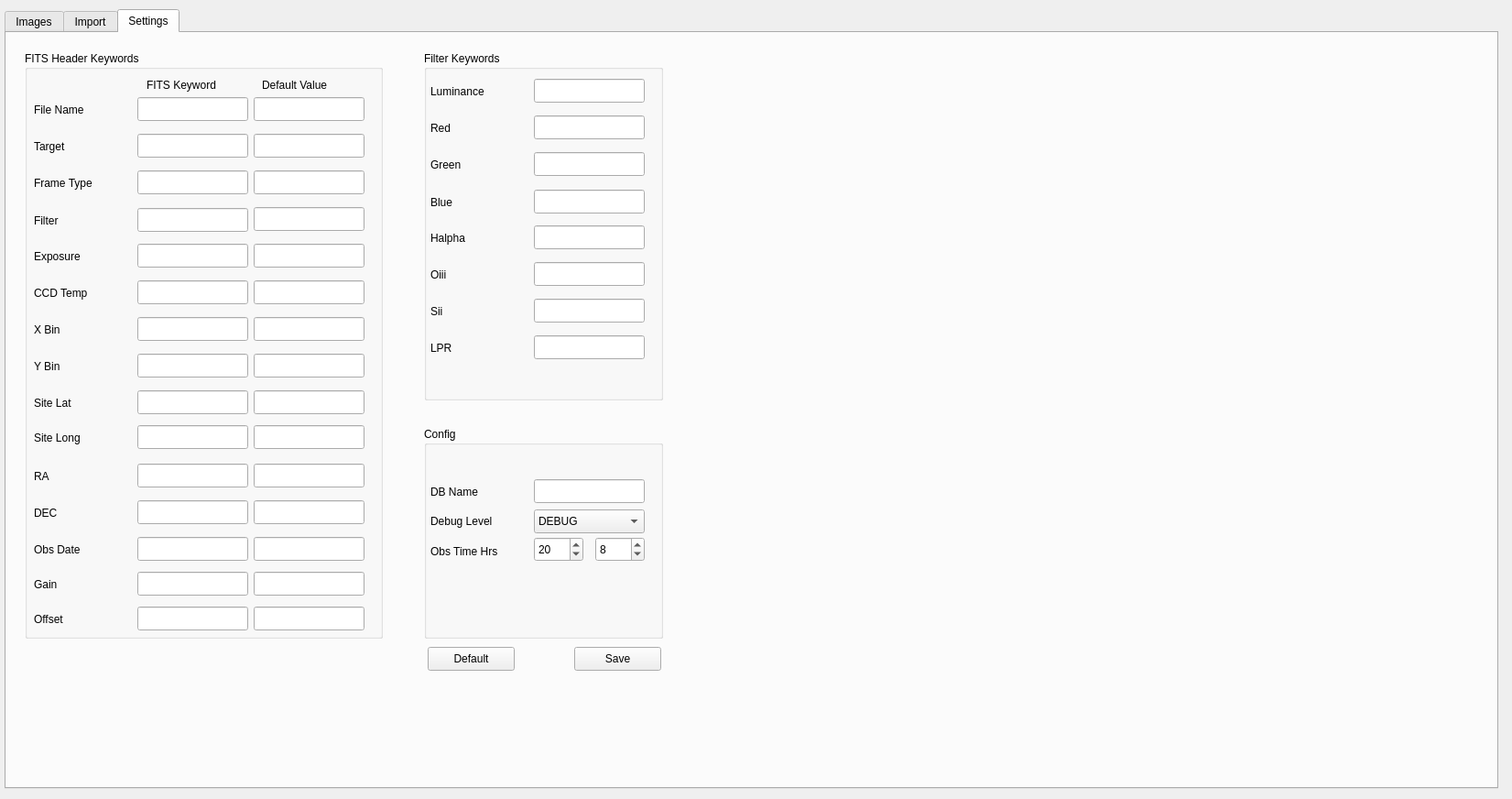
<?xml version="1.0" encoding="UTF-8"?>
<ui version="4.0">
 <class>Dialog</class>
 <widget class="QDialog" name="Dialog">
  <property name="geometry">
   <rect>
    <x>0</x>
    <y>0</y>
    <width>1651</width>
    <height>872</height>
   </rect>
  </property>
  <property name="sizePolicy">
   <sizepolicy hsizetype="Fixed" vsizetype="Fixed">
    <horstretch>2</horstretch>
    <verstretch>0</verstretch>
   </sizepolicy>
  </property>
  <property name="minimumSize">
   <size>
    <width>1651</width>
    <height>872</height>
   </size>
  </property>
  <property name="maximumSize">
   <size>
    <width>1651</width>
    <height>872</height>
   </size>
  </property>
  <property name="windowTitle">
   <string>Dialog</string>
  </property>
  <property name="sizeGripEnabled">
   <bool>false</bool>
  </property>
  <widget class="QTabWidget" name="tabWidget">
   <property name="geometry">
    <rect>
     <x>5</x>
     <y>10</y>
     <width>1631</width>
     <height>851</height>
    </rect>
   </property>
   <property name="currentIndex">
    <number>2</number>
   </property>
   <widget class="QWidget" name="tabImages">
    <attribute name="title">
     <string>Images</string>
    </attribute>
    <widget class="QPushButton" name="pushButtonGraph">
     <property name="geometry">
      <rect>
       <x>1130</x>
       <y>40</y>
       <width>95</width>
       <height>26</height>
      </rect>
     </property>
     <property name="text">
      <string>Charts</string>
     </property>
    </widget>
    <widget class="QTableView" name="tableViewImages">
     <property name="geometry">
      <rect>
       <x>10</x>
       <y>80</y>
       <width>1611</width>
       <height>701</height>
      </rect>
     </property>
    </widget>
    <widget class="QLineEdit" name="lineEditTarget">
     <property name="geometry">
      <rect>
       <x>72</x>
       <y>11</y>
       <width>91</width>
       <height>26</height>
      </rect>
     </property>
    </widget>
    <widget class="QLabel" name="labelTarget">
     <property name="geometry">
      <rect>
       <x>13</x>
       <y>15</y>
       <width>61</width>
       <height>18</height>
      </rect>
     </property>
     <property name="text">
      <string>Target</string>
     </property>
    </widget>
    <widget class="QLabel" name="labelFilter">
     <property name="geometry">
      <rect>
       <x>14</x>
       <y>43</y>
       <width>51</width>
       <height>18</height>
      </rect>
     </property>
     <property name="text">
      <string>Filter</string>
     </property>
    </widget>
    <widget class="QLineEdit" name="lineEditFilter">
     <property name="geometry">
      <rect>
       <x>72</x>
       <y>40</y>
       <width>91</width>
       <height>26</height>
      </rect>
     </property>
    </widget>
    <widget class="QLabel" name="labelFrame">
     <property name="geometry">
      <rect>
       <x>192</x>
       <y>14</y>
       <width>74</width>
       <height>18</height>
      </rect>
     </property>
     <property name="text">
      <string>Frame</string>
     </property>
    </widget>
    <widget class="QLabel" name="labelExposure">
     <property name="geometry">
      <rect>
       <x>192</x>
       <y>43</y>
       <width>74</width>
       <height>18</height>
      </rect>
     </property>
     <property name="text">
      <string>Exposure</string>
     </property>
    </widget>
    <widget class="QLineEdit" name="lineEditFrame">
     <property name="geometry">
      <rect>
       <x>265</x>
       <y>10</y>
       <width>91</width>
       <height>26</height>
      </rect>
     </property>
    </widget>
    <widget class="QLineEdit" name="lineEditExposure">
     <property name="geometry">
      <rect>
       <x>305</x>
       <y>39</y>
       <width>50</width>
       <height>26</height>
      </rect>
     </property>
    </widget>
    <widget class="QComboBox" name="comboBoxExposure">
     <property name="geometry">
      <rect>
       <x>265</x>
       <y>39</y>
       <width>40</width>
       <height>26</height>
      </rect>
     </property>
     <item>
      <property name="text">
       <string>=</string>
      </property>
     </item>
     <item>
      <property name="text">
       <string>&lt;</string>
      </property>
     </item>
     <item>
      <property name="text">
       <string>&gt;</string>
      </property>
     </item>
    </widget>
    <widget class="QLabel" name="labelAlt">
     <property name="geometry">
      <rect>
       <x>384</x>
       <y>43</y>
       <width>31</width>
       <height>20</height>
      </rect>
     </property>
     <property name="text">
      <string>ALT</string>
     </property>
    </widget>
    <widget class="QLabel" name="labelAz">
     <property name="geometry">
      <rect>
       <x>384</x>
       <y>13</y>
       <width>31</width>
       <height>20</height>
      </rect>
     </property>
     <property name="text">
      <string>AZ</string>
     </property>
    </widget>
    <widget class="QComboBox" name="comboBoxAz">
     <property name="geometry">
      <rect>
       <x>415</x>
       <y>10</y>
       <width>40</width>
       <height>26</height>
      </rect>
     </property>
     <item>
      <property name="text">
       <string>=</string>
      </property>
     </item>
     <item>
      <property name="text">
       <string>&lt;</string>
      </property>
     </item>
     <item>
      <property name="text">
       <string>&gt;</string>
      </property>
     </item>
    </widget>
    <widget class="QLineEdit" name="lineEditAz">
     <property name="geometry">
      <rect>
       <x>455</x>
       <y>10</y>
       <width>50</width>
       <height>26</height>
      </rect>
     </property>
    </widget>
    <widget class="QLineEdit" name="lineEditAlt">
     <property name="geometry">
      <rect>
       <x>455</x>
       <y>39</y>
       <width>50</width>
       <height>26</height>
      </rect>
     </property>
    </widget>
    <widget class="QComboBox" name="comboBoxAlt">
     <property name="geometry">
      <rect>
       <x>415</x>
       <y>39</y>
       <width>40</width>
       <height>26</height>
      </rect>
     </property>
     <item>
      <property name="text">
       <string>=</string>
      </property>
     </item>
     <item>
      <property name="text">
       <string>&lt;</string>
      </property>
     </item>
     <item>
      <property name="text">
       <string>&gt;</string>
      </property>
     </item>
    </widget>
    <widget class="QLabel" name="labelEccentricity">
     <property name="geometry">
      <rect>
       <x>530</x>
       <y>42</y>
       <width>51</width>
       <height>20</height>
      </rect>
     </property>
     <property name="text">
      <string>Eccent</string>
     </property>
    </widget>
    <widget class="QComboBox" name="comboBoxFwhm">
     <property name="geometry">
      <rect>
       <x>582</x>
       <y>9</y>
       <width>40</width>
       <height>26</height>
      </rect>
     </property>
     <item>
      <property name="text">
       <string>=</string>
      </property>
     </item>
     <item>
      <property name="text">
       <string>&lt;</string>
      </property>
     </item>
     <item>
      <property name="text">
       <string>&gt;</string>
      </property>
     </item>
    </widget>
    <widget class="QComboBox" name="comboBoxEccentricity">
     <property name="geometry">
      <rect>
       <x>582</x>
       <y>38</y>
       <width>40</width>
       <height>26</height>
      </rect>
     </property>
     <item>
      <property name="text">
       <string>=</string>
      </property>
     </item>
     <item>
      <property name="text">
       <string>&lt;</string>
      </property>
     </item>
     <item>
      <property name="text">
       <string>&gt;</string>
      </property>
     </item>
    </widget>
    <widget class="QLabel" name="labelFwhm">
     <property name="geometry">
      <rect>
       <x>530</x>
       <y>12</y>
       <width>51</width>
       <height>20</height>
      </rect>
     </property>
     <property name="text">
      <string>FWHM</string>
     </property>
    </widget>
    <widget class="QLabel" name="labelNoise">
     <property name="geometry">
      <rect>
       <x>710</x>
       <y>42</y>
       <width>51</width>
       <height>20</height>
      </rect>
     </property>
     <property name="text">
      <string>Noise</string>
     </property>
    </widget>
    <widget class="QComboBox" name="comboBoxSnrweight">
     <property name="geometry">
      <rect>
       <x>760</x>
       <y>9</y>
       <width>40</width>
       <height>26</height>
      </rect>
     </property>
     <item>
      <property name="text">
       <string>=</string>
      </property>
     </item>
     <item>
      <property name="text">
       <string>&lt;</string>
      </property>
     </item>
     <item>
      <property name="text">
       <string>&gt;</string>
      </property>
     </item>
    </widget>
    <widget class="QComboBox" name="comboBoxNoise">
     <property name="geometry">
      <rect>
       <x>760</x>
       <y>38</y>
       <width>40</width>
       <height>26</height>
      </rect>
     </property>
     <item>
      <property name="text">
       <string>=</string>
      </property>
     </item>
     <item>
      <property name="text">
       <string>&lt;</string>
      </property>
     </item>
     <item>
      <property name="text">
       <string>&gt;</string>
      </property>
     </item>
    </widget>
    <widget class="QLabel" name="labelSnrweight">
     <property name="geometry">
      <rect>
       <x>710</x>
       <y>12</y>
       <width>51</width>
       <height>20</height>
      </rect>
     </property>
     <property name="text">
      <string>SNR</string>
     </property>
    </widget>
    <widget class="QLabel" name="labelStartDate">
     <property name="geometry">
      <rect>
       <x>891</x>
       <y>15</y>
       <width>51</width>
       <height>18</height>
      </rect>
     </property>
     <property name="text">
      <string>Start</string>
     </property>
    </widget>
    <widget class="QLabel" name="labelEndDate">
     <property name="geometry">
      <rect>
       <x>891</x>
       <y>44</y>
       <width>51</width>
       <height>18</height>
      </rect>
     </property>
     <property name="text">
      <string>End</string>
     </property>
    </widget>
    <widget class="QDoubleSpinBox" name="doubleSpinBoxNoise">
     <property name="geometry">
      <rect>
       <x>802</x>
       <y>37</y>
       <width>60</width>
       <height>28</height>
      </rect>
     </property>
    </widget>
    <widget class="QDoubleSpinBox" name="doubleSpinBoxSnrweight">
     <property name="geometry">
      <rect>
       <x>802</x>
       <y>8</y>
       <width>60</width>
       <height>28</height>
      </rect>
     </property>
    </widget>
    <widget class="QDoubleSpinBox" name="doubleSpinBoxFwhm">
     <property name="geometry">
      <rect>
       <x>625</x>
       <y>8</y>
       <width>60</width>
       <height>28</height>
      </rect>
     </property>
    </widget>
    <widget class="QDoubleSpinBox" name="doubleSpinBoxEccentricity">
     <property name="geometry">
      <rect>
       <x>625</x>
       <y>37</y>
       <width>60</width>
       <height>28</height>
      </rect>
     </property>
    </widget>
    <widget class="QLineEdit" name="lineEditMeanNoise">
     <property name="geometry">
      <rect>
       <x>921</x>
       <y>787</y>
       <width>50</width>
       <height>26</height>
      </rect>
     </property>
     <property name="toolTip">
      <string extracomment="Noise Mean Value"/>
     </property>
     <property name="toolTipDuration">
      <number>1</number>
     </property>
     <property name="whatsThis">
      <string>Noise Mean Value</string>
     </property>
     <property name="readOnly">
      <bool>true</bool>
     </property>
    </widget>
    <widget class="QLabel" name="labelMeanNoise">
     <property name="geometry">
      <rect>
       <x>876</x>
       <y>791</y>
       <width>51</width>
       <height>18</height>
      </rect>
     </property>
     <property name="text">
      <string>Noise</string>
     </property>
    </widget>
    <widget class="QLabel" name="labelMeanSnr">
     <property name="geometry">
      <rect>
       <x>725</x>
       <y>791</y>
       <width>51</width>
       <height>18</height>
      </rect>
     </property>
     <property name="text">
      <string>SNR</string>
     </property>
    </widget>
    <widget class="QLineEdit" name="lineEditMeanSnr">
     <property name="geometry">
      <rect>
       <x>760</x>
       <y>787</y>
       <width>50</width>
       <height>26</height>
      </rect>
     </property>
     <property name="toolTip">
      <string extracomment="SNR Weight Mean Value"/>
     </property>
     <property name="whatsThis">
      <string>Snr Weight Mean Value</string>
     </property>
     <property name="readOnly">
      <bool>true</bool>
     </property>
    </widget>
    <widget class="QLineEdit" name="lineEditMeanFwhm">
     <property name="geometry">
      <rect>
       <x>389</x>
       <y>787</y>
       <width>50</width>
       <height>26</height>
      </rect>
     </property>
     <property name="toolTip">
      <string extracomment="FWHM Mean Value"/>
     </property>
     <property name="whatsThis">
      <string>Fwhm Mean Value</string>
     </property>
     <property name="readOnly">
      <bool>true</bool>
     </property>
    </widget>
    <widget class="QLabel" name="labelMeanFwhm">
     <property name="geometry">
      <rect>
       <x>339</x>
       <y>791</y>
       <width>61</width>
       <height>20</height>
      </rect>
     </property>
     <property name="styleSheet">
      <string notr="true"/>
     </property>
     <property name="text">
      <string>FWHM</string>
     </property>
    </widget>
    <widget class="QLabel" name="labelMeanEccentricity">
     <property name="geometry">
      <rect>
       <x>509</x>
       <y>790</y>
       <width>91</width>
       <height>20</height>
      </rect>
     </property>
     <property name="text">
      <string>Eccentricity</string>
     </property>
    </widget>
    <widget class="QLineEdit" name="lineEditMeanEccentricity">
     <property name="geometry">
      <rect>
       <x>602</x>
       <y>787</y>
       <width>50</width>
       <height>26</height>
      </rect>
     </property>
     <property name="toolTip">
      <string extracomment="Eccentricity Mean Value"/>
     </property>
     <property name="whatsThis">
      <string>Eccentricity Mean Value</string>
     </property>
     <property name="readOnly">
      <bool>true</bool>
     </property>
    </widget>
    <widget class="QLineEdit" name="lineEditMeanAlt">
     <property name="geometry">
      <rect>
       <x>217</x>
       <y>787</y>
       <width>50</width>
       <height>26</height>
      </rect>
     </property>
     <property name="toolTip">
      <string extracomment="Alt Mean Value"/>
     </property>
     <property name="whatsThis">
      <string>Alt Mean Value</string>
     </property>
     <property name="readOnly">
      <bool>true</bool>
     </property>
    </widget>
    <widget class="QLabel" name="labelMeanAlt">
     <property name="geometry">
      <rect>
       <x>189</x>
       <y>790</y>
       <width>31</width>
       <height>20</height>
      </rect>
     </property>
     <property name="text">
      <string>Alt</string>
     </property>
    </widget>
    <widget class="QLabel" name="labelTotExposure">
     <property name="geometry">
      <rect>
       <x>14</x>
       <y>790</y>
       <width>81</width>
       <height>20</height>
      </rect>
     </property>
     <property name="text">
      <string>Tot</string>
     </property>
    </widget>
    <widget class="QLineEdit" name="lineEditTotExposure">
     <property name="geometry">
      <rect>
       <x>99</x>
       <y>787</y>
       <width>70</width>
       <height>26</height>
      </rect>
     </property>
     <property name="toolTip">
      <string extracomment="Total Hours"/>
     </property>
     <property name="whatsThis">
      <string>Total Hours</string>
     </property>
     <property name="readOnly">
      <bool>true</bool>
     </property>
    </widget>
    <widget class="QLineEdit" name="lineEditSigmaNoise">
     <property name="geometry">
      <rect>
       <x>973</x>
       <y>787</y>
       <width>50</width>
       <height>26</height>
      </rect>
     </property>
     <property name="toolTip">
      <string extracomment="Noise Standard Deviation"/>
     </property>
     <property name="whatsThis">
      <string>Noise Standard Dev</string>
     </property>
     <property name="readOnly">
      <bool>true</bool>
     </property>
    </widget>
    <widget class="QLineEdit" name="lineEditSigmaFwhm">
     <property name="geometry">
      <rect>
       <x>441</x>
       <y>787</y>
       <width>50</width>
       <height>26</height>
      </rect>
     </property>
     <property name="toolTip">
      <string extracomment="FWHM Standard Dev"/>
     </property>
     <property name="whatsThis">
      <string>Fwhm Standard Dev</string>
     </property>
     <property name="readOnly">
      <bool>true</bool>
     </property>
    </widget>
    <widget class="QLineEdit" name="lineEditSigmaEccentricity">
     <property name="geometry">
      <rect>
       <x>654</x>
       <y>787</y>
       <width>50</width>
       <height>26</height>
      </rect>
     </property>
     <property name="toolTip">
      <string extracomment="Eccentricity Standard Dev"/>
     </property>
     <property name="whatsThis">
      <string>Eccentricity Standard Dev</string>
     </property>
     <property name="readOnly">
      <bool>true</bool>
     </property>
    </widget>
    <widget class="QLineEdit" name="lineEditSigmaAlt">
     <property name="geometry">
      <rect>
       <x>269</x>
       <y>787</y>
       <width>50</width>
       <height>26</height>
      </rect>
     </property>
     <property name="toolTip">
      <string extracomment="Alt Standard Dev"/>
     </property>
     <property name="whatsThis">
      <string>Alt Standard Dev</string>
     </property>
     <property name="readOnly">
      <bool>true</bool>
     </property>
    </widget>
    <widget class="QLineEdit" name="lineEditSigmaSnr">
     <property name="geometry">
      <rect>
       <x>812</x>
       <y>787</y>
       <width>50</width>
       <height>26</height>
      </rect>
     </property>
     <property name="toolTip">
      <string extracomment="SNR Weight Standard Dev"/>
     </property>
     <property name="toolTipDuration">
      <number>1</number>
     </property>
     <property name="whatsThis">
      <string>Snr Weight Standard Dev</string>
     </property>
     <property name="readOnly">
      <bool>true</bool>
     </property>
    </widget>
    <widget class="QLineEdit" name="lineEditTotImages">
     <property name="geometry">
      <rect>
       <x>46</x>
       <y>787</y>
       <width>51</width>
       <height>26</height>
      </rect>
     </property>
     <property name="toolTip">
      <string extracomment="Total Hours"/>
     </property>
     <property name="whatsThis">
      <string>Total Hours</string>
     </property>
     <property name="readOnly">
      <bool>true</bool>
     </property>
    </widget>
    <widget class="QDateTimeEdit" name="dateEditStartDate">
     <property name="geometry">
      <rect>
       <x>930</x>
       <y>10</y>
       <width>151</width>
       <height>27</height>
      </rect>
     </property>
     <property name="calendarPopup">
      <bool>true</bool>
     </property>
    </widget>
    <widget class="QDateTimeEdit" name="dateEditEndDate">
     <property name="geometry">
      <rect>
       <x>930</x>
       <y>40</y>
       <width>151</width>
       <height>27</height>
      </rect>
     </property>
     <property name="calendarPopup">
      <bool>true</bool>
     </property>
    </widget>
   </widget>
   <widget class="QWidget" name="tabImport">
    <attribute name="title">
     <string>Import</string>
    </attribute>
    <widget class="QGroupBox" name="groupBox">
     <property name="geometry">
      <rect>
       <x>10</x>
       <y>10</y>
       <width>551</width>
       <height>91</height>
      </rect>
     </property>
     <property name="title">
      <string>FITS File Import</string>
     </property>
     <widget class="QPushButton" name="pushButtonSaveFits">
      <property name="geometry">
       <rect>
        <x>450</x>
        <y>30</y>
        <width>95</width>
        <height>26</height>
       </rect>
      </property>
      <property name="text">
       <string>Insert DB</string>
      </property>
      <property name="icon">
       <iconset theme="save">
        <normaloff>../../</normaloff>../../</iconset>
      </property>
     </widget>
     <widget class="QPushButton" name="pushButtonChooseFitsDir">
      <property name="geometry">
       <rect>
        <x>232</x>
        <y>30</y>
        <width>95</width>
        <height>26</height>
       </rect>
      </property>
      <property name="text">
       <string>Choose Dir</string>
      </property>
     </widget>
     <widget class="QLineEdit" name="lineEditFitsDir">
      <property name="geometry">
       <rect>
        <x>10</x>
        <y>30</y>
        <width>221</width>
        <height>26</height>
       </rect>
      </property>
     </widget>
     <widget class="QPushButton" name="pushButtonLoadFits">
      <property name="geometry">
       <rect>
        <x>340</x>
        <y>30</y>
        <width>95</width>
        <height>26</height>
       </rect>
      </property>
      <property name="text">
       <string>Load Files</string>
      </property>
     </widget>
     <widget class="QPushButton" name="pushButtonDeleteFitsRow">
      <property name="geometry">
       <rect>
        <x>450</x>
        <y>60</y>
        <width>95</width>
        <height>26</height>
       </rect>
      </property>
      <property name="text">
       <string>Delete row</string>
      </property>
     </widget>
     <widget class="QLineEdit" name="lineEditOverrideTarget">
      <property name="geometry">
       <rect>
        <x>263</x>
        <y>60</y>
        <width>171</width>
        <height>26</height>
       </rect>
      </property>
     </widget>
     <widget class="QLabel" name="labelOverrideTarget">
      <property name="geometry">
       <rect>
        <x>12</x>
        <y>63</y>
        <width>251</width>
        <height>20</height>
       </rect>
      </property>
      <property name="text">
       <string>Override Target Name on Insert</string>
      </property>
     </widget>
    </widget>
    <widget class="QGroupBox" name="groupBox_2">
     <property name="geometry">
      <rect>
       <x>621</x>
       <y>10</y>
       <width>451</width>
       <height>91</height>
      </rect>
     </property>
     <property name="title">
      <string>PixInsight SubFrameSelector CSV Import</string>
     </property>
     <widget class="QPushButton" name="pushButtonChooseCsv">
      <property name="geometry">
       <rect>
        <x>232</x>
        <y>30</y>
        <width>95</width>
        <height>26</height>
       </rect>
      </property>
      <property name="text">
       <string>Choose CSV</string>
      </property>
     </widget>
     <widget class="QPushButton" name="pushButtonSaveCsv">
      <property name="geometry">
       <rect>
        <x>350</x>
        <y>30</y>
        <width>95</width>
        <height>26</height>
       </rect>
      </property>
      <property name="text">
       <string>Insert DB</string>
      </property>
     </widget>
     <widget class="QLineEdit" name="lineEditCsv">
      <property name="geometry">
       <rect>
        <x>10</x>
        <y>30</y>
        <width>221</width>
        <height>26</height>
       </rect>
      </property>
     </widget>
     <widget class="QPushButton" name="pushButtonDeleteCsvRow">
      <property name="geometry">
       <rect>
        <x>350</x>
        <y>60</y>
        <width>95</width>
        <height>26</height>
       </rect>
      </property>
      <property name="text">
       <string>Delete row</string>
      </property>
     </widget>
    </widget>
    <widget class="QTableView" name="tableViewImport">
     <property name="geometry">
      <rect>
       <x>10</x>
       <y>110</y>
       <width>1611</width>
       <height>701</height>
      </rect>
     </property>
    </widget>
    <widget class="Line" name="line">
     <property name="geometry">
      <rect>
       <x>580</x>
       <y>10</y>
       <width>20</width>
       <height>91</height>
      </rect>
     </property>
     <property name="orientation">
      <enum>Qt::Vertical</enum>
     </property>
    </widget>
   </widget>
   <widget class="QWidget" name="tabSettings">
    <attribute name="title">
     <string>Settings</string>
    </attribute>
    <widget class="QGroupBox" name="groupBox_3">
     <property name="geometry">
      <rect>
       <x>20</x>
       <y>20</y>
       <width>391</width>
       <height>641</height>
      </rect>
     </property>
     <property name="title">
      <string>FITS Header Keywords</string>
     </property>
     <widget class="QLineEdit" name="lineEditFitsFile">
      <property name="geometry">
       <rect>
        <x>123</x>
        <y>50</y>
        <width>121</width>
        <height>26</height>
       </rect>
      </property>
     </widget>
     <widget class="QLabel" name="labelFitsFile">
      <property name="geometry">
       <rect>
        <x>10</x>
        <y>54</y>
        <width>91</width>
        <height>20</height>
       </rect>
      </property>
      <property name="text">
       <string>File Name</string>
      </property>
     </widget>
     <widget class="QLabel" name="labelFitsTarget">
      <property name="geometry">
       <rect>
        <x>10</x>
        <y>94</y>
        <width>91</width>
        <height>20</height>
       </rect>
      </property>
      <property name="text">
       <string>Target</string>
      </property>
     </widget>
     <widget class="QLineEdit" name="lineEditFitsTarget">
      <property name="geometry">
       <rect>
        <x>123</x>
        <y>90</y>
        <width>121</width>
        <height>26</height>
       </rect>
      </property>
      <property name="text">
       <string/>
      </property>
     </widget>
     <widget class="QLabel" name="labelFitsFrame">
      <property name="geometry">
       <rect>
        <x>10</x>
        <y>134</y>
        <width>91</width>
        <height>20</height>
       </rect>
      </property>
      <property name="text">
       <string>Frame Type</string>
      </property>
     </widget>
     <widget class="QLineEdit" name="lineEditFitsFrame">
      <property name="geometry">
       <rect>
        <x>123</x>
        <y>130</y>
        <width>121</width>
        <height>26</height>
       </rect>
      </property>
      <property name="text">
       <string/>
      </property>
     </widget>
     <widget class="QLineEdit" name="lineEditFitsFilter">
      <property name="geometry">
       <rect>
        <x>123</x>
        <y>171</y>
        <width>121</width>
        <height>26</height>
       </rect>
      </property>
      <property name="text">
       <string/>
      </property>
     </widget>
     <widget class="QLabel" name="labelFitsFilter">
      <property name="geometry">
       <rect>
        <x>10</x>
        <y>175</y>
        <width>91</width>
        <height>20</height>
       </rect>
      </property>
      <property name="text">
       <string>Filter</string>
      </property>
     </widget>
     <widget class="QLabel" name="labelFitsExposure">
      <property name="geometry">
       <rect>
        <x>10</x>
        <y>214</y>
        <width>91</width>
        <height>20</height>
       </rect>
      </property>
      <property name="text">
       <string>Exposure</string>
      </property>
     </widget>
     <widget class="QLineEdit" name="lineEditFitsExposure">
      <property name="geometry">
       <rect>
        <x>123</x>
        <y>210</y>
        <width>121</width>
        <height>26</height>
       </rect>
      </property>
      <property name="text">
       <string/>
      </property>
     </widget>
     <widget class="QLabel" name="labelFitsTemp">
      <property name="geometry">
       <rect>
        <x>10</x>
        <y>254</y>
        <width>91</width>
        <height>20</height>
       </rect>
      </property>
      <property name="text">
       <string>CCD Temp</string>
      </property>
     </widget>
     <widget class="QLineEdit" name="lineEditFitsTemp">
      <property name="geometry">
       <rect>
        <x>123</x>
        <y>250</y>
        <width>121</width>
        <height>26</height>
       </rect>
      </property>
      <property name="text">
       <string/>
      </property>
     </widget>
     <widget class="QLabel" name="labelFitsXbinning">
      <property name="geometry">
       <rect>
        <x>10</x>
        <y>294</y>
        <width>91</width>
        <height>20</height>
       </rect>
      </property>
      <property name="text">
       <string>X Bin</string>
      </property>
     </widget>
     <widget class="QLineEdit" name="lineEditFitsXbinning">
      <property name="geometry">
       <rect>
        <x>123</x>
        <y>290</y>
        <width>121</width>
        <height>26</height>
       </rect>
      </property>
      <property name="text">
       <string/>
      </property>
     </widget>
     <widget class="QLabel" name="labelFitsYbinning">
      <property name="geometry">
       <rect>
        <x>10</x>
        <y>334</y>
        <width>91</width>
        <height>20</height>
       </rect>
      </property>
      <property name="text">
       <string>Y Bin</string>
      </property>
     </widget>
     <widget class="QLineEdit" name="lineEditFitsYbinning">
      <property name="geometry">
       <rect>
        <x>123</x>
        <y>330</y>
        <width>121</width>
        <height>26</height>
       </rect>
      </property>
      <property name="text">
       <string/>
      </property>
     </widget>
     <widget class="QLineEdit" name="lineEditFitsSitelat">
      <property name="geometry">
       <rect>
        <x>123</x>
        <y>370</y>
        <width>121</width>
        <height>26</height>
       </rect>
      </property>
      <property name="text">
       <string/>
      </property>
     </widget>
     <widget class="QLabel" name="labelFitsSitelat">
      <property name="geometry">
       <rect>
        <x>10</x>
        <y>374</y>
        <width>91</width>
        <height>20</height>
       </rect>
      </property>
      <property name="text">
       <string>Site Lat</string>
      </property>
     </widget>
     <widget class="QLineEdit" name="lineEditFitsSitelong">
      <property name="geometry">
       <rect>
        <x>123</x>
        <y>408</y>
        <width>121</width>
        <height>26</height>
       </rect>
      </property>
      <property name="text">
       <string/>
      </property>
     </widget>
     <widget class="QLabel" name="labelFitsSitelong">
      <property name="geometry">
       <rect>
        <x>10</x>
        <y>412</y>
        <width>91</width>
        <height>20</height>
       </rect>
      </property>
      <property name="text">
       <string>Site Long</string>
      </property>
     </widget>
     <widget class="QLabel" name="labelFitsRa">
      <property name="geometry">
       <rect>
        <x>10</x>
        <y>454</y>
        <width>91</width>
        <height>20</height>
       </rect>
      </property>
      <property name="text">
       <string>RA</string>
      </property>
     </widget>
     <widget class="QLineEdit" name="lineEditFitsRa">
      <property name="geometry">
       <rect>
        <x>123</x>
        <y>450</y>
        <width>121</width>
        <height>26</height>
       </rect>
      </property>
      <property name="text">
       <string/>
      </property>
     </widget>
     <widget class="QLabel" name="labelFitsDec">
      <property name="geometry">
       <rect>
        <x>10</x>
        <y>494</y>
        <width>91</width>
        <height>20</height>
       </rect>
      </property>
      <property name="text">
       <string>DEC</string>
      </property>
     </widget>
     <widget class="QLineEdit" name="lineEditFitsDec">
      <property name="geometry">
       <rect>
        <x>123</x>
        <y>490</y>
        <width>121</width>
        <height>26</height>
       </rect>
      </property>
      <property name="text">
       <string/>
      </property>
     </widget>
     <widget class="QLabel" name="labelFitsDate">
      <property name="geometry">
       <rect>
        <x>10</x>
        <y>534</y>
        <width>91</width>
        <height>20</height>
       </rect>
      </property>
      <property name="text">
       <string>Obs Date</string>
      </property>
     </widget>
     <widget class="QLineEdit" name="lineEditFitsDate">
      <property name="geometry">
       <rect>
        <x>123</x>
        <y>530</y>
        <width>121</width>
        <height>26</height>
       </rect>
      </property>
      <property name="text">
       <string/>
      </property>
     </widget>
     <widget class="QLineEdit" name="lineEditFitsGain">
      <property name="geometry">
       <rect>
        <x>123</x>
        <y>568</y>
        <width>121</width>
        <height>26</height>
       </rect>
      </property>
      <property name="text">
       <string/>
      </property>
     </widget>
     <widget class="QLabel" name="labelFitsGain">
      <property name="geometry">
       <rect>
        <x>10</x>
        <y>572</y>
        <width>91</width>
        <height>20</height>
       </rect>
      </property>
      <property name="text">
       <string>Gain</string>
      </property>
     </widget>
     <widget class="QLineEdit" name="lineEditFitsOffset">
      <property name="geometry">
       <rect>
        <x>123</x>
        <y>606</y>
        <width>121</width>
        <height>26</height>
       </rect>
      </property>
      <property name="text">
       <string/>
      </property>
     </widget>
     <widget class="QLabel" name="labelFitsOffset">
      <property name="geometry">
       <rect>
        <x>10</x>
        <y>610</y>
        <width>91</width>
        <height>20</height>
       </rect>
      </property>
      <property name="text">
       <string>Offset</string>
      </property>
     </widget>
     <widget class="QLabel" name="label_2">
      <property name="geometry">
       <rect>
        <x>133</x>
        <y>28</y>
        <width>121</width>
        <height>18</height>
       </rect>
      </property>
      <property name="text">
       <string>FITS Keyword</string>
      </property>
     </widget>
     <widget class="QLineEdit" name="lineEditFitsFileDefault">
      <property name="geometry">
       <rect>
        <x>250</x>
        <y>50</y>
        <width>121</width>
        <height>26</height>
       </rect>
      </property>
     </widget>
     <widget class="QLineEdit" name="lineEditFitsTargetDefault">
      <property name="geometry">
       <rect>
        <x>250</x>
        <y>90</y>
        <width>121</width>
        <height>26</height>
       </rect>
      </property>
      <property name="text">
       <string/>
      </property>
     </widget>
     <widget class="QLineEdit" name="lineEditFitsFrameDefault">
      <property name="geometry">
       <rect>
        <x>250</x>
        <y>130</y>
        <width>121</width>
        <height>26</height>
       </rect>
      </property>
      <property name="text">
       <string/>
      </property>
     </widget>
     <widget class="QLineEdit" name="lineEditFitsFilterDefault">
      <property name="geometry">
       <rect>
        <x>250</x>
        <y>170</y>
        <width>121</width>
        <height>26</height>
       </rect>
      </property>
      <property name="text">
       <string/>
      </property>
     </widget>
     <widget class="QLineEdit" name="lineEditFitsExposureDefault">
      <property name="geometry">
       <rect>
        <x>250</x>
        <y>210</y>
        <width>121</width>
        <height>26</height>
       </rect>
      </property>
      <property name="text">
       <string/>
      </property>
     </widget>
     <widget class="QLineEdit" name="lineEditFitsTempDefault">
      <property name="geometry">
       <rect>
        <x>250</x>
        <y>250</y>
        <width>121</width>
        <height>26</height>
       </rect>
      </property>
      <property name="text">
       <string/>
      </property>
     </widget>
     <widget class="QLineEdit" name="lineEditFitsXbinningDefault">
      <property name="geometry">
       <rect>
        <x>250</x>
        <y>290</y>
        <width>121</width>
        <height>26</height>
       </rect>
      </property>
      <property name="text">
       <string/>
      </property>
     </widget>
     <widget class="QLineEdit" name="lineEditFitsYbinningDefault">
      <property name="geometry">
       <rect>
        <x>250</x>
        <y>330</y>
        <width>121</width>
        <height>26</height>
       </rect>
      </property>
      <property name="text">
       <string/>
      </property>
     </widget>
     <widget class="QLineEdit" name="lineEditFitsSitelatDefault">
      <property name="geometry">
       <rect>
        <x>250</x>
        <y>370</y>
        <width>121</width>
        <height>26</height>
       </rect>
      </property>
      <property name="text">
       <string/>
      </property>
     </widget>
     <widget class="QLineEdit" name="lineEditFitsSitelongDefault">
      <property name="geometry">
       <rect>
        <x>250</x>
        <y>408</y>
        <width>121</width>
        <height>26</height>
       </rect>
      </property>
      <property name="text">
       <string/>
      </property>
     </widget>
     <widget class="QLineEdit" name="lineEditFitsRaDefault">
      <property name="geometry">
       <rect>
        <x>250</x>
        <y>450</y>
        <width>121</width>
        <height>26</height>
       </rect>
      </property>
      <property name="text">
       <string/>
      </property>
     </widget>
     <widget class="QLineEdit" name="lineEditFitsDecDefault">
      <property name="geometry">
       <rect>
        <x>250</x>
        <y>490</y>
        <width>121</width>
        <height>26</height>
       </rect>
      </property>
      <property name="text">
       <string/>
      </property>
     </widget>
     <widget class="QLineEdit" name="lineEditFitsDateDefault">
      <property name="geometry">
       <rect>
        <x>250</x>
        <y>530</y>
        <width>121</width>
        <height>26</height>
       </rect>
      </property>
      <property name="text">
       <string/>
      </property>
     </widget>
     <widget class="QLineEdit" name="lineEditFitsGainDefault">
      <property name="geometry">
       <rect>
        <x>250</x>
        <y>568</y>
        <width>121</width>
        <height>26</height>
       </rect>
      </property>
      <property name="text">
       <string/>
      </property>
     </widget>
     <widget class="QLineEdit" name="lineEditFitsOffsetDefault">
      <property name="geometry">
       <rect>
        <x>250</x>
        <y>606</y>
        <width>121</width>
        <height>26</height>
       </rect>
      </property>
      <property name="text">
       <string/>
      </property>
     </widget>
     <widget class="QLabel" name="label_3">
      <property name="geometry">
       <rect>
        <x>259</x>
        <y>28</y>
        <width>121</width>
        <height>18</height>
       </rect>
      </property>
      <property name="text">
       <string>Default Value</string>
      </property>
     </widget>
    </widget>
    <widget class="QGroupBox" name="groupBox_4">
     <property name="geometry">
      <rect>
       <x>456</x>
       <y>430</y>
       <width>261</width>
       <height>231</height>
      </rect>
     </property>
     <property name="title">
      <string>Config</string>
     </property>
     <widget class="QLabel" name="labelDbname">
      <property name="geometry">
       <rect>
        <x>7</x>
        <y>61</y>
        <width>91</width>
        <height>20</height>
       </rect>
      </property>
      <property name="text">
       <string>DB Name</string>
      </property>
     </widget>
     <widget class="QLineEdit" name="lineEditDbname">
      <property name="geometry">
       <rect>
        <x>120</x>
        <y>57</y>
        <width>121</width>
        <height>26</height>
       </rect>
      </property>
      <property name="text">
       <string/>
      </property>
     </widget>
     <widget class="QComboBox" name="comboBoxDebug">
      <property name="geometry">
       <rect>
        <x>120</x>
        <y>90</y>
        <width>121</width>
        <height>26</height>
       </rect>
      </property>
      <item>
       <property name="text">
        <string>DEBUG</string>
       </property>
      </item>
      <item>
       <property name="text">
        <string>INFO</string>
       </property>
      </item>
      <item>
       <property name="text">
        <string>WARNING</string>
       </property>
      </item>
      <item>
       <property name="text">
        <string>ERROR</string>
       </property>
      </item>
      <item>
       <property name="text">
        <string>CRITICAL</string>
       </property>
      </item>
     </widget>
     <widget class="QLabel" name="label">
      <property name="geometry">
       <rect>
        <x>7</x>
        <y>94</y>
        <width>101</width>
        <height>18</height>
       </rect>
      </property>
      <property name="text">
       <string>Debug Level</string>
      </property>
     </widget>
     <widget class="QLabel" name="labelDefaultTime">
      <property name="geometry">
       <rect>
        <x>7</x>
        <y>127</y>
        <width>111</width>
        <height>18</height>
       </rect>
      </property>
      <property name="text">
       <string>Obs Time Hrs</string>
      </property>
     </widget>
     <widget class="QSpinBox" name="spinBoxDefaultTimeStart">
      <property name="geometry">
       <rect>
        <x>120</x>
        <y>120</y>
        <width>54</width>
        <height>27</height>
       </rect>
      </property>
      <property name="maximum">
       <number>24</number>
      </property>
      <property name="value">
       <number>20</number>
      </property>
     </widget>
     <widget class="QSpinBox" name="spinBoxDefaultTimeEnd">
      <property name="geometry">
       <rect>
        <x>187</x>
        <y>120</y>
        <width>54</width>
        <height>27</height>
       </rect>
      </property>
      <property name="maximum">
       <number>24</number>
      </property>
      <property name="value">
       <number>8</number>
      </property>
     </widget>
    </widget>
    <widget class="QGroupBox" name="groupBox_5">
     <property name="geometry">
      <rect>
       <x>456</x>
       <y>20</y>
       <width>261</width>
       <height>381</height>
      </rect>
     </property>
     <property name="title">
      <string>Filter Keywords</string>
     </property>
     <widget class="QLabel" name="labelFilterR">
      <property name="geometry">
       <rect>
        <x>7</x>
        <y>74</y>
        <width>91</width>
        <height>20</height>
       </rect>
      </property>
      <property name="text">
       <string>Red</string>
      </property>
     </widget>
     <widget class="QLabel" name="labelFilterL">
      <property name="geometry">
       <rect>
        <x>7</x>
        <y>34</y>
        <width>91</width>
        <height>20</height>
       </rect>
      </property>
      <property name="text">
       <string>Luminance</string>
      </property>
     </widget>
     <widget class="QLabel" name="labelFilterHa">
      <property name="geometry">
       <rect>
        <x>7</x>
        <y>194</y>
        <width>91</width>
        <height>20</height>
       </rect>
      </property>
      <property name="text">
       <string>Halpha</string>
      </property>
     </widget>
     <widget class="QLineEdit" name="lineEditFilterLpr">
      <property name="geometry">
       <rect>
        <x>120</x>
        <y>310</y>
        <width>121</width>
        <height>26</height>
       </rect>
      </property>
      <property name="text">
       <string/>
      </property>
     </widget>
     <widget class="QLabel" name="labelFilterOiii">
      <property name="geometry">
       <rect>
        <x>7</x>
        <y>234</y>
        <width>91</width>
        <height>20</height>
       </rect>
      </property>
      <property name="text">
       <string>Oiii</string>
      </property>
     </widget>
     <widget class="QLabel" name="labelFilterLpr">
      <property name="geometry">
       <rect>
        <x>7</x>
        <y>314</y>
        <width>91</width>
        <height>20</height>
       </rect>
      </property>
      <property name="text">
       <string>LPR</string>
      </property>
     </widget>
     <widget class="QLineEdit" name="lineEditFilterR">
      <property name="geometry">
       <rect>
        <x>120</x>
        <y>70</y>
        <width>121</width>
        <height>26</height>
       </rect>
      </property>
      <property name="text">
       <string/>
      </property>
     </widget>
     <widget class="QLineEdit" name="lineEditFilterL">
      <property name="geometry">
       <rect>
        <x>120</x>
        <y>30</y>
        <width>121</width>
        <height>26</height>
       </rect>
      </property>
     </widget>
     <widget class="QLineEdit" name="lineEditFilterOiii">
      <property name="geometry">
       <rect>
        <x>120</x>
        <y>230</y>
        <width>121</width>
        <height>26</height>
       </rect>
      </property>
      <property name="text">
       <string/>
      </property>
     </widget>
     <widget class="QLineEdit" name="lineEditFilterG">
      <property name="geometry">
       <rect>
        <x>120</x>
        <y>110</y>
        <width>121</width>
        <height>26</height>
       </rect>
      </property>
      <property name="text">
       <string/>
      </property>
     </widget>
     <widget class="QLabel" name="labelFilterB">
      <property name="geometry">
       <rect>
        <x>7</x>
        <y>155</y>
        <width>91</width>
        <height>20</height>
       </rect>
      </property>
      <property name="text">
       <string>Blue</string>
      </property>
     </widget>
     <widget class="QLabel" name="labelFilterG">
      <property name="geometry">
       <rect>
        <x>7</x>
        <y>114</y>
        <width>91</width>
        <height>20</height>
       </rect>
      </property>
      <property name="text">
       <string>Green</string>
      </property>
     </widget>
     <widget class="QLabel" name="labelFilterSii">
      <property name="geometry">
       <rect>
        <x>7</x>
        <y>274</y>
        <width>91</width>
        <height>20</height>
       </rect>
      </property>
      <property name="text">
       <string>Sii</string>
      </property>
     </widget>
     <widget class="QLineEdit" name="lineEditFilterSii">
      <property name="geometry">
       <rect>
        <x>120</x>
        <y>270</y>
        <width>121</width>
        <height>26</height>
       </rect>
      </property>
      <property name="text">
       <string/>
      </property>
     </widget>
     <widget class="QLineEdit" name="lineEditFilterB">
      <property name="geometry">
       <rect>
        <x>120</x>
        <y>151</y>
        <width>121</width>
        <height>26</height>
       </rect>
      </property>
      <property name="text">
       <string/>
      </property>
     </widget>
     <widget class="QLineEdit" name="lineEditFilterHa">
      <property name="geometry">
       <rect>
        <x>120</x>
        <y>190</y>
        <width>121</width>
        <height>26</height>
       </rect>
      </property>
      <property name="text">
       <string/>
      </property>
     </widget>
    </widget>
    <widget class="QPushButton" name="pushButtonSaveSettings">
     <property name="geometry">
      <rect>
       <x>620</x>
       <y>670</y>
       <width>95</width>
       <height>26</height>
      </rect>
     </property>
     <property name="text">
      <string>Save</string>
     </property>
    </widget>
    <widget class="QPushButton" name="pushButton">
     <property name="geometry">
      <rect>
       <x>460</x>
       <y>670</y>
       <width>95</width>
       <height>26</height>
      </rect>
     </property>
     <property name="text">
      <string>Default</string>
     </property>
    </widget>
   </widget>
  </widget>
 </widget>
 <resources/>
 <connections/>
</ui>
